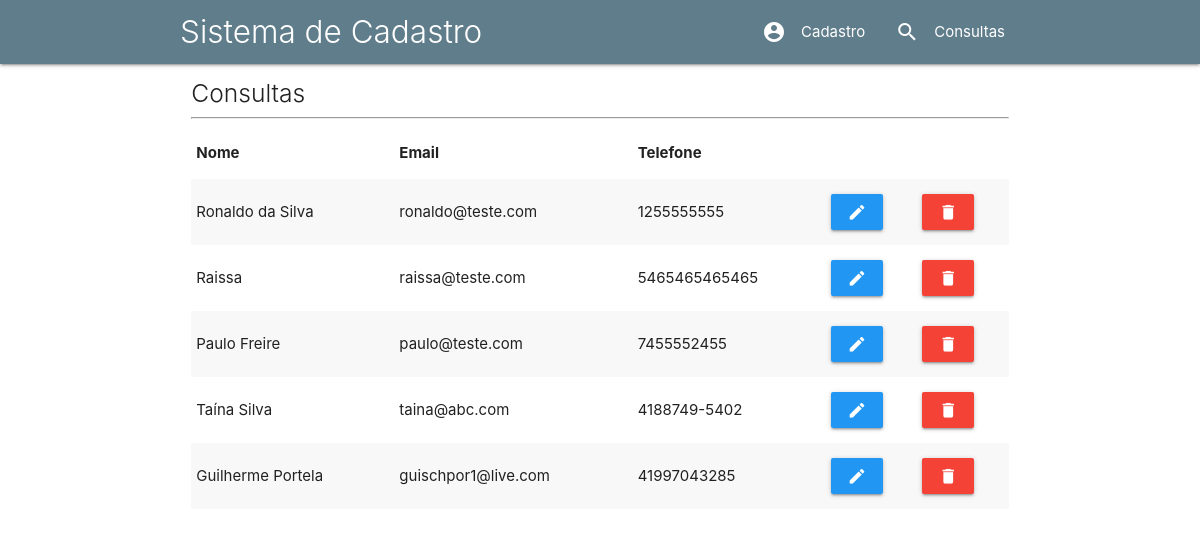
/consultas.php, run on the app's committed database.
### tables this page shows
CREATE TABLE IF NOT EXISTS `tb_clientes` (
  `id` int(11) NOT NULL AUTO_INCREMENT,
  `nome` varchar(40) NOT NULL,
  `email` varchar(50) NOT NULL,
  `telefone` varchar(15) NOT NULL,
  PRIMARY KEY (`id`),
  UNIQUE KEY `email` (`email`)
);

### banco_de_dados/read.php (the view)
<?php
include_once 'conexao.php';
$querySelect = $link -> query( 'select * from tb_clientes' );
while ( $registros = $querySelect -> fetch_assoc() ) {
    $id = $registros['id'];
    $nome = $registros['nome'];
    $email = $registros['email'];
    $telefone = $registros['telefone'];
    echo "<tr>";
        echo "<td>$nome</td>";
        echo "<td>$email</td>";
        echo "<td>$telefone</td>";
        echo "<td>
                <a href='editar.php ? id=$id' class='waves-effect waves-light btn blue'>
                    <i class='material-icons'>edit</i>
                </a>
             </td>";
        echo "<td>
                <a href='banco_de_dados/delete.php ? id=$id' class='waves-effect waves-light btn red'>
                    <i class='material-icons'>delete</i>
                </a>
            </td>";
    echo "</tr>";
}

### includes/header.inc.php (shortened to what this page needs)
<!DOCTYPE html>
<html lang="pt-br">
<head>
    <link rel="stylesheet" href="materialize/css/materialize.min.css">
</head>
<body>

### includes/menu.inc.php
<nav class="blue-grey">
    <div class="nav-wrapper container">
        <div class="brand-logo light">Sistema de Cadastro</div>
        <ul class="right">
            <li><a href="index.php"><i class="material-icons left">account_circle</i>Cadastro</a></li>
            <li><a href="consultas.php"><i class="material-icons left">search</i>Consultas</a></li>
        </ul>
    </div>
</nav>

### consultas.php (shortened to what this page needs)
<?php include_once 'includes/header.inc.php' ?>
    <?php include_once 'includes/menu.inc.php' ?>
    <div class="row container">
        <div class="col s12">
            <h5 class="light">Consultas</h5><hr>
            <table class="striped">
                <thead>
                    <tr>
                        <th>Nome</th>
                        <th>Email</th>
                        <th>Telefone</th>
                    </tr>
                </thead>
                <tbody>
                    <?php
                        include_once 'banco_de_dados/read.php';
                    ?>
                </tbody>
            </table>
        </div>
    </div>
<?php include_once 'includes/footer.inc.php' ?>

### includes/footer.inc.php (shortened to what this page needs)
</body>
</html>

### data on the page
tb_clientes: nome "Ronaldo da Silva", email "ronaldo@teste.com", telefone "1255555555"
tb_clientes: nome "Raissa", email "raissa@teste.com", telefone "5465465465465"
tb_clientes: nome "Paulo Freire", email "paulo@teste.com", telefone "7455552455"
tb_clientes: nome "Taína Silva", email "taina@abc.com", telefone "4188749-5402"
tb_clientes: nome "Guilherme Portela", email "guischpor1@live.com", telefone "41997043285"
